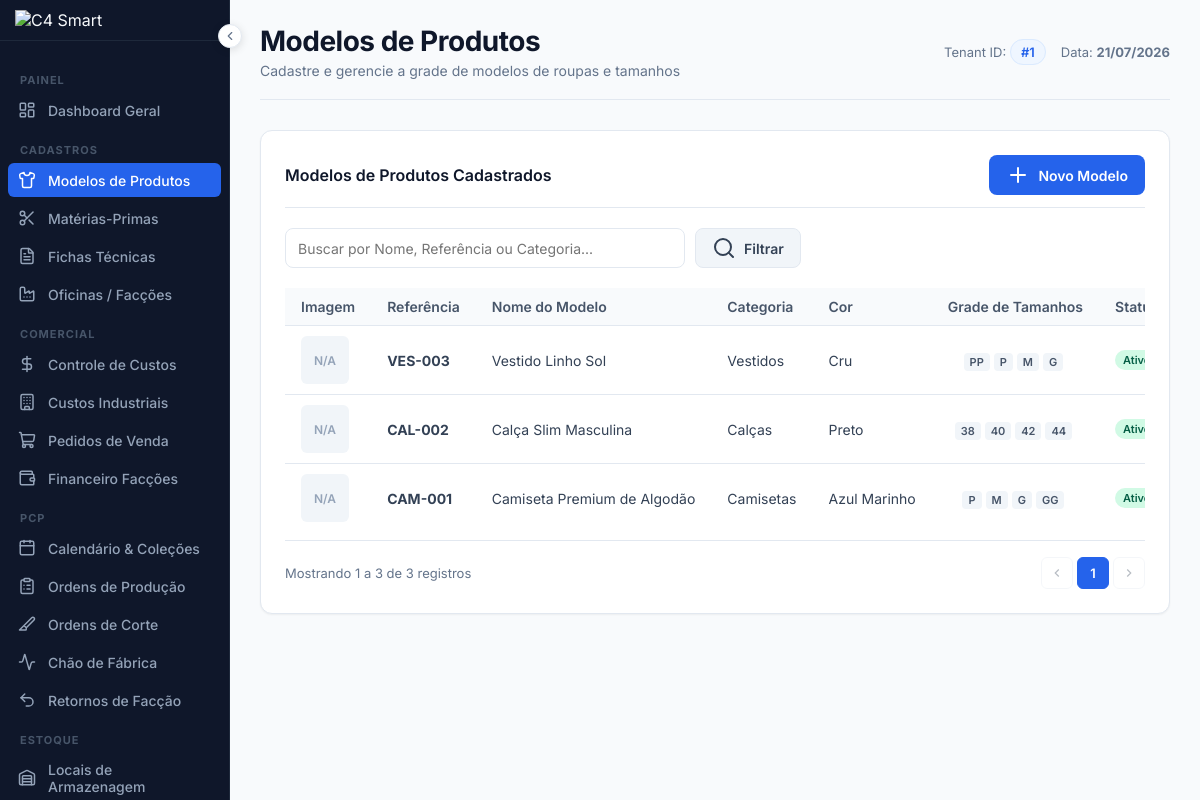
The app's page /produtos (signed in) with its own data.
### tables this page shows
CREATE TABLE IF NOT EXISTS `produtos_modelos` (
  `id` INT AUTO_INCREMENT PRIMARY KEY,
  `tenant_id` INT NOT NULL,
  `nome` VARCHAR(255) NOT NULL,
  `referencia` VARCHAR(100) NOT NULL,
  `categoria` VARCHAR(100) NOT NULL,
  `imagem` VARCHAR(255) NULL,
  `grade_tamanhos` VARCHAR(100) NOT NULL DEFAULT 'P,M,G,GG',
  `cor` VARCHAR(50) NOT NULL,
  `status` ENUM('ativo', 'inativo') NOT NULL DEFAULT 'ativo',
  `criado_em` TIMESTAMP DEFAULT CURRENT_TIMESTAMP,
  CONSTRAINT `fk_produtos_tenant` FOREIGN KEY (`tenant_id`) REFERENCES `tenants` (`id`) ON DELETE CASCADE,
  INDEX `idx_produtos_tenant` (`tenant_id`)
);

### app/Views/produtos/index.php (the view, shortened to what the rows shown need)
<?php require __DIR__ . '/../layouts/header.php'; ?>
<div class="card-box">
    <div class="table-responsive">
        <table class="table-custom">
            <thead>
                <tr>
                    <th>Imagem</th>
                    <th>Referência</th>
                    <th>Nome do Modelo</th>
                    <th>Categoria</th>
                    <th>Cor</th>
                    <th class="text-center">Grade de Tamanhos</th>
                    <th class="text-center">Status</th>
                </tr>
            </thead>
            <tbody>
                <?php if (empty($modelos)): ?>
                    <tr>
                        <td colspan="8" class="empty-state">
                            <i data-lucide="shirt" style="width:32px;height:32px;"></i>
                            <p>Nenhum modelo de produto encontrado.</p>
                        </td>
                    </tr>
                <?php else: ?>
                    <?php foreach ($modelos as $m): ?>
                        <tr>
                            <td>
                                <?php if ($m['imagem']): ?>
                                    <img src="<?= htmlspecialchars($m['imagem']) ?>" alt="Imagem" style="width: 48px; height: 48px; object-fit: cover; border-radius: 6px; border: 1px solid var(--border);">
                                <?php else: ?>
                                    <div style="width: 48px; height: 48px; background-color: #f1f5f9; color: #94a3b8; display: flex; align-items: center; justify-content: center; border-radius: 6px; font-weight:600; font-size:12px;">N/A</div>
                                <?php endif; ?>
                            </td>
                            <td><strong><?= htmlspecialchars($m['referencia']) ?></strong></td>
                            <td><?= htmlspecialchars($m['nome']) ?></td>
                            <td><?= htmlspecialchars($m['categoria']) ?></td>
                            <td>
                                <?php
                                $cores = array_unique(array_filter(array_map('trim', explode(',', $m['cor']))));
                                if (count($cores) > 3) {
                                    $exibidas = array_slice($cores, 0, 2);
                                    $restantes = count($cores) - 2;
                                    echo htmlspecialchars(implode(', ', $exibidas)) . ' <span style="font-size:11px; color:var(--muted); font-weight:600;">(+' . $restantes . ' cores)</span>';
                                } else {
                                    echo htmlspecialchars(implode(', ', $cores));
                                }
                                ?>
                            </td>
                            <td class="text-center">
                                <?php
                                $grades = explode(',', $m['grade_tamanhos']);
                                $gradesLimpos = array_unique(array_filter(array_map(function($val) {
                                    return strtoupper(trim($val));
                                }, $grades)));
                                $ordemPadraoTamanhos = ['XP', 'PP', 'P', 'M', 'G', 'GG', 'XG', 'EG', 'EGG', 'G1', 'G2', 'G3', 'G4', 'G5'];
                                usort($gradesLimpos, function($a, $b) use ($ordemPadraoTamanhos) {
                                    $posA = array_search($a, $ordemPadraoTamanhos);
                                    $posB = array_search($b, $ordemPadraoTamanhos);
                                    if ($posA !== false && $posB !== false) {
                                        return $posA <=> $posB;
                                    }
                                    if ($posA !== false) return -1;
                                    if ($posB !== false) return 1;
                                    return strnatcasecmp($a, $b);
                                });
                                foreach ($gradesLimpos as $g) {
                                    echo '<span style="background-color: #f1f5f9; color: #475569; padding: 2px 6px; border-radius: 4px; font-size: 11px; margin-right: 4px; font-weight: 600;">' . htmlspecialchars($g) . '</span>';
                                }
                                ?>
                            </td>
                            <td class="text-center">
                                <?php if ($m['status'] === 'ativo'): ?>
                                    <span class="badge badge-success">Ativo</span>
                                <?php else: ?>
                                    <span class="badge badge-secondary">Inativo</span>
                                <?php endif; ?>
                            </td>
                        </tr>
                    <?php endforeach; ?>
                <?php endif; ?>
            </tbody>
        </table>
    </div>
    <?php require __DIR__ . '/../layouts/pagination.php'; ?>
</div>
<?php require __DIR__ . '/../layouts/footer.php'; ?>

### app/Views/layouts/pagination.php (shortened to what the rows shown need)
<?php
    $pParam = $pageParamName ?? 'page';
    if (!empty($pagination) && isset($pagination['total']) && $pagination['total'] > 0):
?>
<div class="pagination-wrapper">
    <div class="pagination-info">
        Mostrando <?= (($pagination['currentPage'] - 1) * $pagination['perPage']) + 1 ?>
        a <?= min($pagination['currentPage'] * $pagination['perPage'], $pagination['total']) ?>
        de <?= $pagination['total'] ?> registros
    </div>
    <nav class="pagination-nav" aria-label="Navegação por páginas">
        <?php
            $params = $_GET;
            unset($params[$pParam]);
            $queryBase = !empty($params) ? '?' . http_build_query($params) . '&' : '?';
        ?>
        <?php if ($pagination['currentPage'] > 1): ?>
            <a href="<?= $queryBase ?><?= $pParam ?>=<?= $pagination['currentPage'] - 1 ?>" class="page-btn page-prev" title="Anterior">
                <svg width="14" height="14" viewBox="0 0 24 24" fill="none" stroke="currentColor" stroke-width="2"><polyline points="15 18 9 12 15 6"/></svg>
            </a>
        <?php else: ?>
            <span class="page-btn page-prev disabled">
                <svg width="14" height="14" viewBox="0 0 24 24" fill="none" stroke="currentColor" stroke-width="2"><polyline points="15 18 9 12 15 6"/></svg>
            </span>
        <?php endif; ?>
        <?php
            $start = max(1, $pagination['currentPage'] - 2);
            $end   = min($pagination['totalPages'], $pagination['currentPage'] + 2);
        ?>
        <?php for ($i = $start; $i <= $end; $i++): ?>
            <?php if ($i === $pagination['currentPage']): ?>
                <span class="page-btn active"><?= $i ?></span>
            <?php else: ?>
                <a href="<?= $queryBase ?><?= $pParam ?>=<?= $i ?>" class="page-btn"><?= $i ?></a>
            <?php endif; ?>
        <?php endfor; ?>
        <?php if ($pagination['currentPage'] < $pagination['totalPages']): ?>
            <a href="<?= $queryBase ?><?= $pParam ?>=<?= $pagination['currentPage'] + 1 ?>" class="page-btn page-next" title="Próximo">
                <svg width="14" height="14" viewBox="0 0 24 24" fill="none" stroke="currentColor" stroke-width="2"><polyline points="9 18 15 12 9 6"/></svg>
            </a>
        <?php else: ?>
            <span class="page-btn page-next disabled">
                <svg width="14" height="14" viewBox="0 0 24 24" fill="none" stroke="currentColor" stroke-width="2"><polyline points="9 18 15 12 9 6"/></svg>
            </span>
        <?php endif; ?>
    </nav>
</div>
<?php
    endif;
?>

### records on screen
produtos_modelos: shows "N/A", referencia "VES-003", nome "Vestido Linho Sol", categoria "Vestidos", cor "Cru", grade_tamanhos "PP", grade_tamanhos "P", grade_tamanhos "M", grade_tamanhos "G", status "Ativo", tenant "1", id "3"
produtos_modelos: shows "N/A", referencia "CAL-002", nome "Calça Slim Masculina", categoria "Calças", cor "Preto", grade_tamanhos "38", grade_tamanhos "40", grade_tamanhos "42", grade_tamanhos "44", status "Ativo"
produtos_modelos: shows "N/A", referencia "CAM-001", nome "Camiseta Premium de Algodão", categoria "Camisetas", cor "Azul Marinho", grade_tamanhos "P", grade_tamanhos "M", grade_tamanhos "G", grade_tamanhos "GG", status "Ativo"

### other values on screen
$title "Modelos de Produtos"
$subtitle "Cadastre e gerencie a grade de modelos de roupas e tamanhos"
$_SESSION['tenant_id'] "1"
